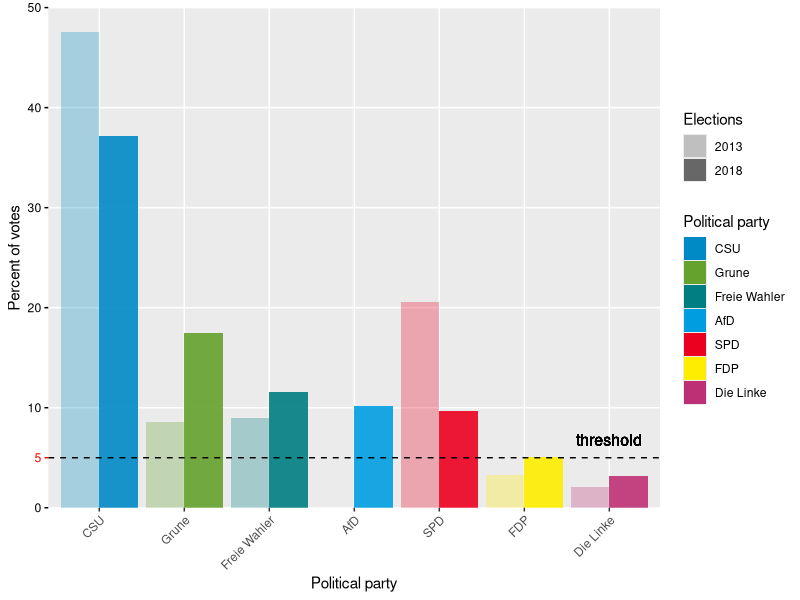

This figure's R source:
## ---- chunk 1
knitr::opts_chunk$set(echo = TRUE)
library(ggplot2)
library(reshape2)
## ---- chunk 2
df <- read.csv("./data.csv")

df$pp <- factor(df$pp, levels=df$pp)
df$elections2013 <- df$elections2018 - df$change
df <- df[, !(names(df) == "change")]
df <- melt(df, id.vars="pp")
df$variable <- factor(df$variable, levels=c("elections2013", "elections2018"), labels=c("2013", "2018"))

ggplot(df, aes(x=pp, y=value, fill=pp, alpha=variable)) +
  geom_bar(stat='identity', position='dodge') +
  scale_y_continuous(limits = c(0,50),
                     expand = c(0, 0),
                     breaks = c(0,5,10,20,30,40,50), 
                     labels = c("0","5","10","20","30","40","50")) +
  theme(axis.text.y = element_text(color = c("black", "red", "black", "black", "black", "black","black")),
        axis.ticks.y = element_line(color = c("black", "red", "black", "black", "black", "black","black")),
        panel.grid.minor = element_blank(),
        panel.grid.major.y = element_line(color = c("white", NA, "white", "white", "white", "white", "white")),
        axis.text.x = element_text(angle = 45, hjust = 1)
        ) +
  scale_fill_manual(values = c("#008AC5", "#64A12D", "#007E82", "#009EE0", "#EB001F", "#FFED00", "#BE3075")) +
  scale_alpha_ordinal(range=c(0.3, 0.9), name="Elections") +
  geom_hline(yintercept = 5, linetype="dashed") + 
  geom_text(aes(7,5,label = "threshold", vjust = -1), show_guide  = F, size = 4) +
  labs(x = "Political party", y="Percent of votes", fill="Political party", alpha="Elections") 
